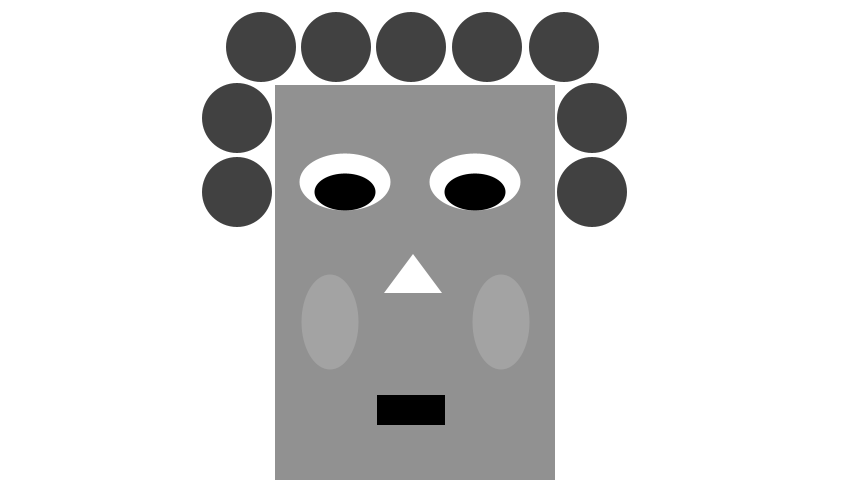
Frame 1 (no input)
Frame 60 (the mouse pressed at the canvas centre just before this capture): identical to frame 1, image omitted
Frame 120 (the mouse held since frame 60 and released just before this capture): identical to frame 1, image omitted

The Processing sketch that drew this single still picture (run headless with seeded random() and noise(); from frame 60 on, the mouse is pressed at the canvas centre):

// Processing sketch: processing_87137
// ── processing_87137.pde

void setup() {
  size(854, 480);
  background(255);
  ellipseMode(CENTER);
  noStroke();
}

void draw() {
  background(255);    
  fill(145);
    rect(275,85,280,400);
  fill(65);
    ellipse(237,192,70,70);
    ellipse(237,118,70,70);
    ellipse(261,47,70,70);
    ellipse(336,47,70,70);
    ellipse(411,47,70,70);
    ellipse(487,47,70,70);
    ellipse(564,47,70,70);
    ellipse(592,118,70,70);
    ellipse(592,192,70,70);
  fill(255);
    ellipse(345,182,91,57);
    ellipse(475,182,91,57);
    triangle(413,254,384,293,442,293);
  fill(0);  
    ellipse(345,192,61,37);
    ellipse(475,192,61,37);
    rect(377,395,68,30);
  fill(195,90);
    ellipse(330,322,57,95);
    ellipse(501,322,57,95);
}
